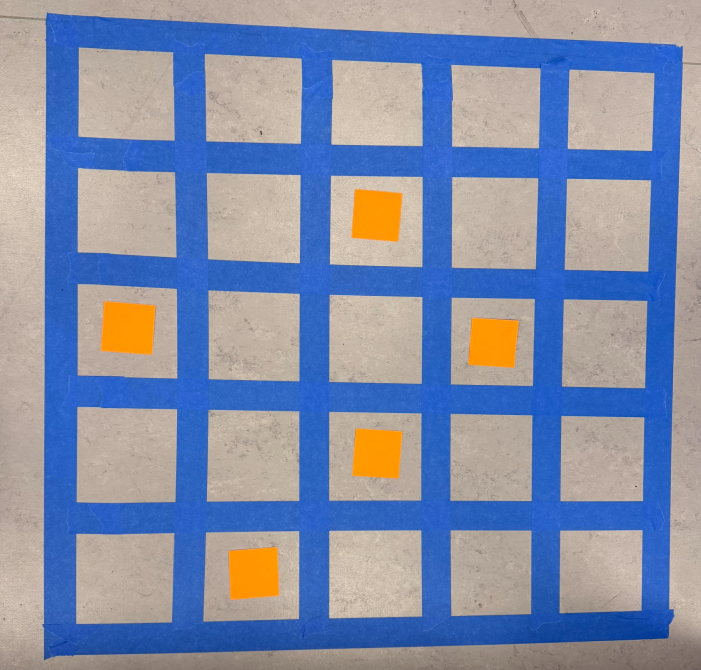
#> input picture images/blue_grid.png, 701 x 670 px
$ python grid_display.py
#> lines starting #> are read from the running program, lines starting #| are printed output that depends on the picture; after the words box and inside, x2 and y2 are one past the last pixel; in counts of white or black regions, pixels touching at a corner belong together
#> in main, frame is the input picture: shape (670, 701, 3); mean B, G, R 169.2, 141.5, 130.4
### cv/detect_squares.py
import cv2
import numpy as np

def calculate_area(points):
    n = len(points)
    area = 0.0
    for i in range(n):
        j = (i + 1) % n  # Next vertex index
        area += points[i][0] * points[j][1]
        area -= points[j][0] * points[i][1]
    area = abs(area) / 2.0
    return area

def boxify_contour(contour):
    rect = cv2.minAreaRect(contour)
    box = cv2.boxPoints(rect)
    # calculate the area of the box
    center_x = int(np.mean(box[:, 0]))  # Average of x-coordinates
    center_y = int(np.mean(box[:, 1]))  # Average of y-coordinates
    center = (center_x, center_y)

    area = calculate_area(box)

    return box, area, center

# detects the squares in the image with a given color range and size range
def detect_squares(frame, color_range, size_range):

    frame_hsv = cv2.cvtColor(frame, cv2.COLOR_BGR2HSV)

    # mask out the color range
    mask = cv2.inRange(frame_hsv, color_range[0], color_range[1])

    # cv2.imshow('Masked', mask)
    # cv2.waitKey(0)

    # Apply GaussianBlur to reduce noise
    blurred = cv2.GaussianBlur(mask, (3, 3), 0)

    # cv2.imshow('Blurred', blurred)
    # cv2.waitKey(0)

    # Perform edge detection using Canny
    median = np.median(blurred)
    lower_thresh = int(max(0, 0.66 * median))
    upper_thresh = int(min(255, 1.33 * median))
    edges = cv2.Canny(blurred, lower_thresh, upper_thresh)

    # cv2.imshow('Edges', edges)
    # cv2.waitKey(0)

    # Find contours in the edge-detected image
    contours, _ = cv2.findContours(
        edges,
        cv2.RETR_EXTERNAL,
        cv2.CHAIN_APPROX_SIMPLE
    )

    # draw the contours on the frame
    contour_img = frame.copy()
    cv2.drawContours(contour_img, contours, -1, (0, 255, 0), 3)

    # cv2.imshow('Contours', contour_img)
    # cv2.waitKey(0)

    centers = []

    for contour in contours:
        # Approximate the contour to a square
        box, area, center = boxify_contour(contour)

        # show the vertices on the frame
        img = frame.copy()
        for vertex in box:
            cv2.circle(img, tuple(map(int, vertex)), 4, (0, 0, 255), -1)

        # print(area)

        # cv2.imshow('Box', img)
        # cv2.waitKey(0)


        # Check if the square is the correct size to be a grid square
        if area > size_range[0] and area < size_range[1]:
            centers.append(center)

    return centers

### grid_display.py
import cv2
import numpy as np
from cv.detect_squares import detect_squares

# HSV color range for grid tape
BLUE_LOWER_RANGE = (100, 110, 50)  # Adjust based on tape color and lighting
BLUE_UPPER_RANGE = (140, 255, 255)  # Adjust based on tape color and lighting
GRID_TAPE_COLOR_RANGE = (BLUE_LOWER_RANGE, BLUE_UPPER_RANGE)

# size range for grid squares
GRID_SQUARE_SIZE_RANGE = (30, 40)

def display_filters(frame):
    # Convert to HSV
    frame_hsv = cv2.cvtColor(frame, cv2.COLOR_BGR2HSV)
#> frame_hsv: shape (670, 701, 3); mean H, S, V 54.9, 106.9, 190.4
    cv2.imshow('HSV Conversion', frame_hsv)

    # Apply color mask to extract blue (grid tape)
    mask = cv2.inRange(frame_hsv, GRID_TAPE_COLOR_RANGE[0], GRID_TAPE_COLOR_RANGE[1])
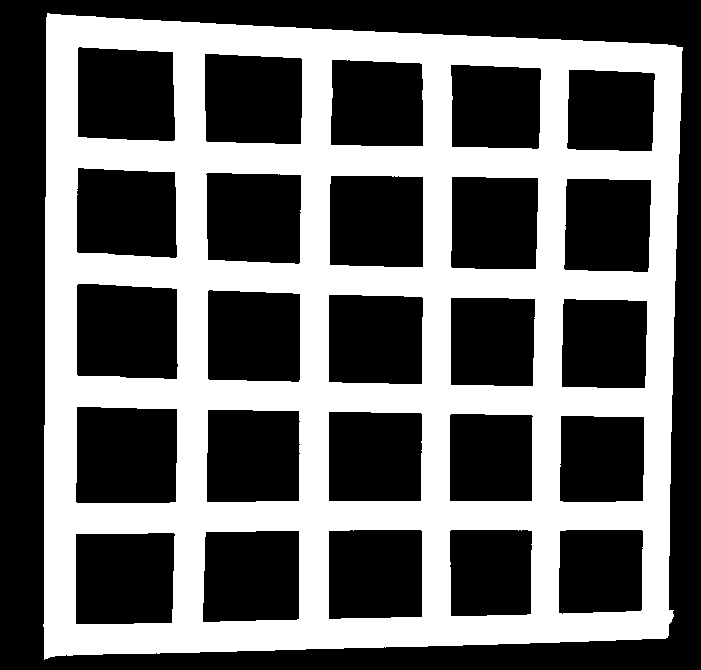
#> mask: shape (670, 701); 40.7% white; 1 white region, box (x1, y1, x2, y2) and area: (43, 13, 683, 660) 191152
    cv2.imshow('Color Mask', mask)

    # Apply GaussianBlur to reduce noise
    blurred = cv2.GaussianBlur(mask, (3, 3), 0)
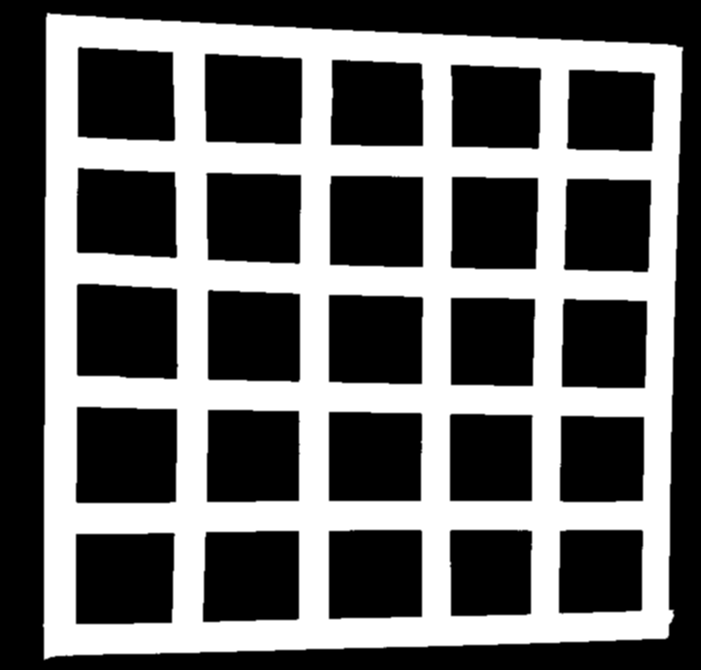
#> blurred: shape (670, 701); min 0, max 255, mean 103.8
    cv2.imshow('Blurred Mask', blurred)

    # Edge detection using Canny
    median = np.median(blurred)
#> median = 0
    lower_thresh = int(max(0, 0.66 * median))
#> lower_thresh = 0
    upper_thresh = int(min(255, 1.33 * median))
#> upper_thresh = 0
    edges = cv2.Canny(blurred, lower_thresh, upper_thresh)
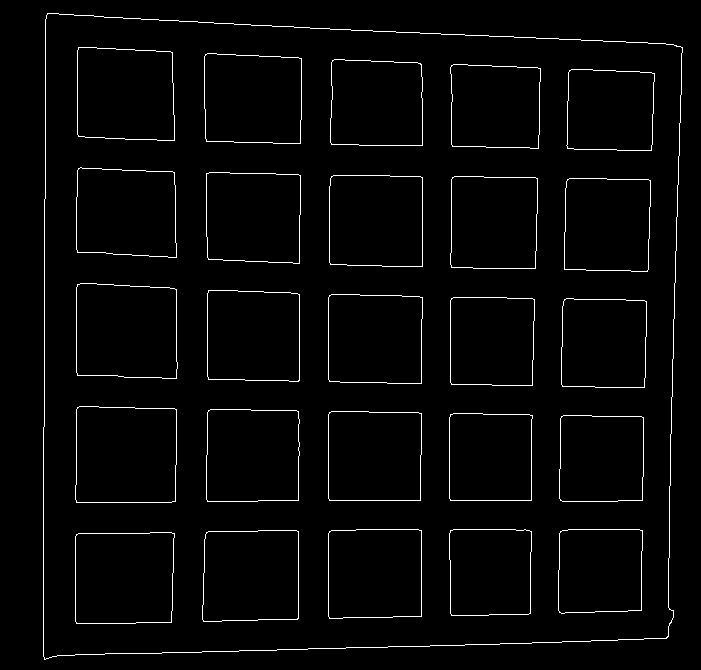
#> edges: shape (670, 701); 2.4% white in thin lines or dots, all inside (x1, y1, x2, y2) = (43, 13, 683, 660)
    cv2.imshow('Edge Detection (Canny)', edges)

    # Detect squares in the image (contours)
    centers = detect_squares(frame, GRID_TAPE_COLOR_RANGE, GRID_SQUARE_SIZE_RANGE)
#> in detect_squares, `contours, _ = cv2.findContours( edges, cv2.RETR_EXTERNAL, cv2.CHAIN_AP..`: contours = 1 contour; box (x1, y1, x2, y2) and area: (43, 13, 683, 660) 389070
#> in detect_squares, `cv2.drawContours(contour_img, contours, -1, (0, 255, 0), 3)`:
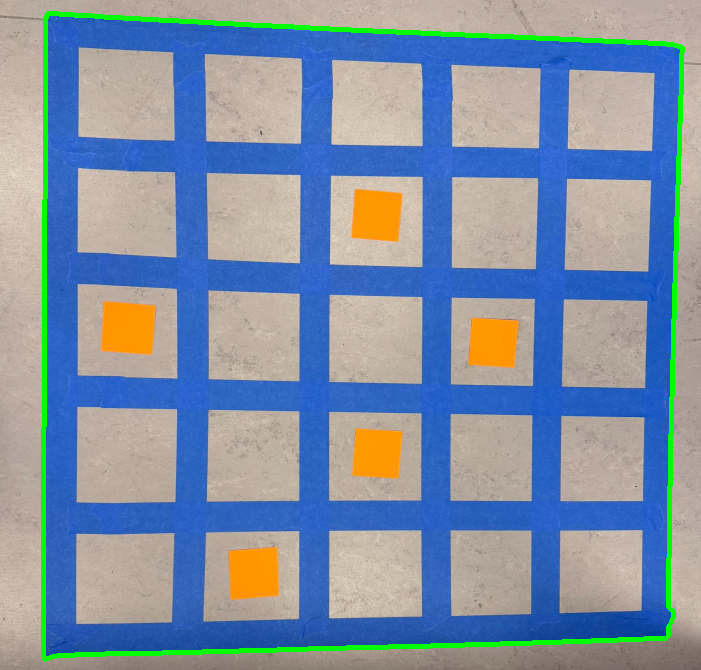
#> contour_img: shape (670, 701, 3); 2.66% of pixels changed, all inside (x1, y1, x2, y2) = (41, 11, 685, 662)
#> the loop in detect_squares, `for contour in contours:` made 1 pass
#> (rect in boxify_contour, center_x in boxify_contour, center_y in boxify_contour, area) on pass 1: (((361.8, 337.7), (646.1, 637.2), -89.68), 361, 337, 411657.3)
#> after the loop in detect_squares, `for contour in contours:`: centers = []
#> centers = []

    # Draw contours and centers on the image
    contour_img = frame.copy()
    for center in centers:
        cv2.circle(contour_img, tuple(map(int, center)), 10, (0, 0, 255), -1)
#> this loop made 0 passes

    cv2.imshow('Squares Detected', contour_img)

def main():
    # Load your test image (change the file path to your own image)
    image_path = 'images/blue_grid.png'
    frame = cv2.imread(image_path)

    # Display the filter results
    display_filters(frame)

    # Wait for a key press to close the image windows
    cv2.waitKey(0)
    cv2.destroyAllWindows()

if __name__ == "__main__":
    main()

$ run again, with images/4x3.jpg saved as images/blue_grid.png
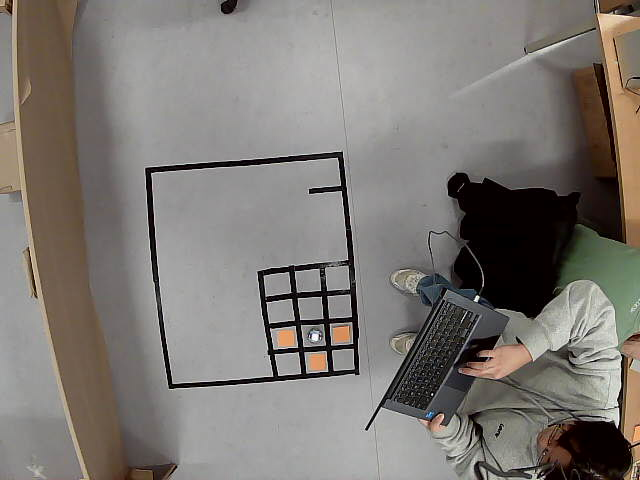
#> input picture images/4x3.jpg, 640 x 480 px
#> in main, frame is the input picture: shape (480, 640, 3); mean B, G, R 116.2, 120.8, 125.5
#> frame_hsv: shape (480, 640, 3); mean H, S, V 36.8, 39.3, 126.1
#> in display_filters, `mask = cv2.inRange(frame_hsv, GRID_TAPE_COLOR_RANGE[0], GRID_TAPE_COLO..`:
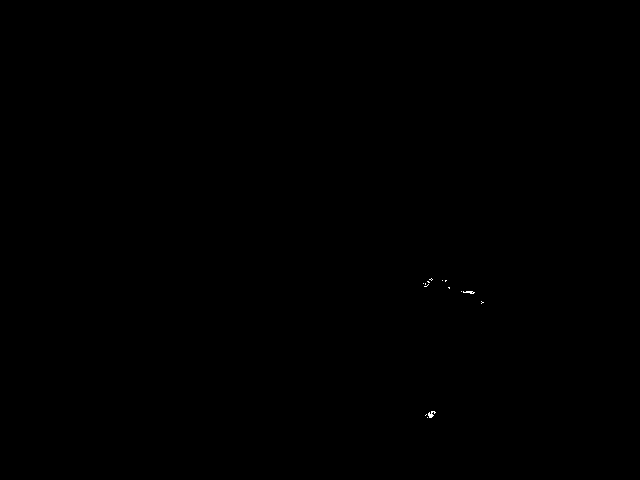
#> mask: shape (480, 640); 0.03% white in thin lines or dots, all inside (x1, y1, x2, y2) = (423, 278, 484, 418)
#> in display_filters, `median = np.median(blurred)`: median = 0
#> edges: shape (480, 640); 0.05% white in thin lines or dots, all inside (x1, y1, x2, y2) = (422, 278, 485, 418)
#> contours = 7 contours, 5 with area under 20; largest, box (x1, y1, x2, y2) and area: (427, 410, 436, 418) 38, (460, 290, 475, 295) 37
#> in detect_squares, `cv2.drawContours(contour_img, contours, -1, (0, 255, 0), 3)`:
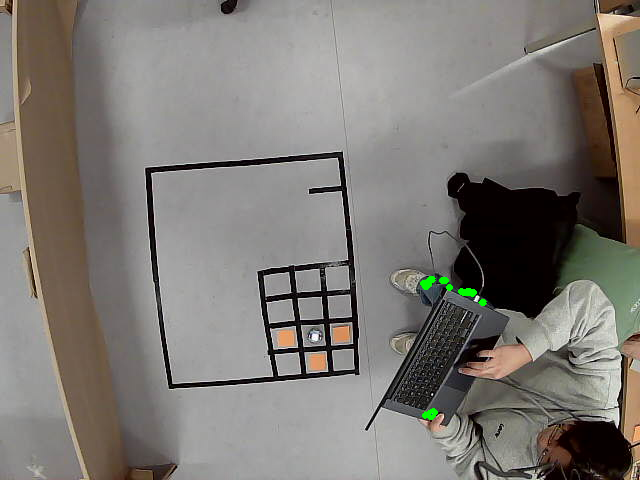
#> contour_img: shape (480, 640, 3); 0.17% of pixels changed, all inside (x1, y1, x2, y2) = (420, 276, 487, 420)
#> the loop in detect_squares, `for contour in contours:` made 7 passes
#> (rect in boxify_contour, center_x in boxify_contour, center_y in boxify_contour, area) on passes 4, 7: (((467, 291.6), (3.87, 14.25), -83.66), 466, 291, 55.05), (((428.3, 282.3), (12.53, 6.82), -29.74), 428, 282, 85.46)
#> after the loop in detect_squares, `for contour in contours:`: centers = []
